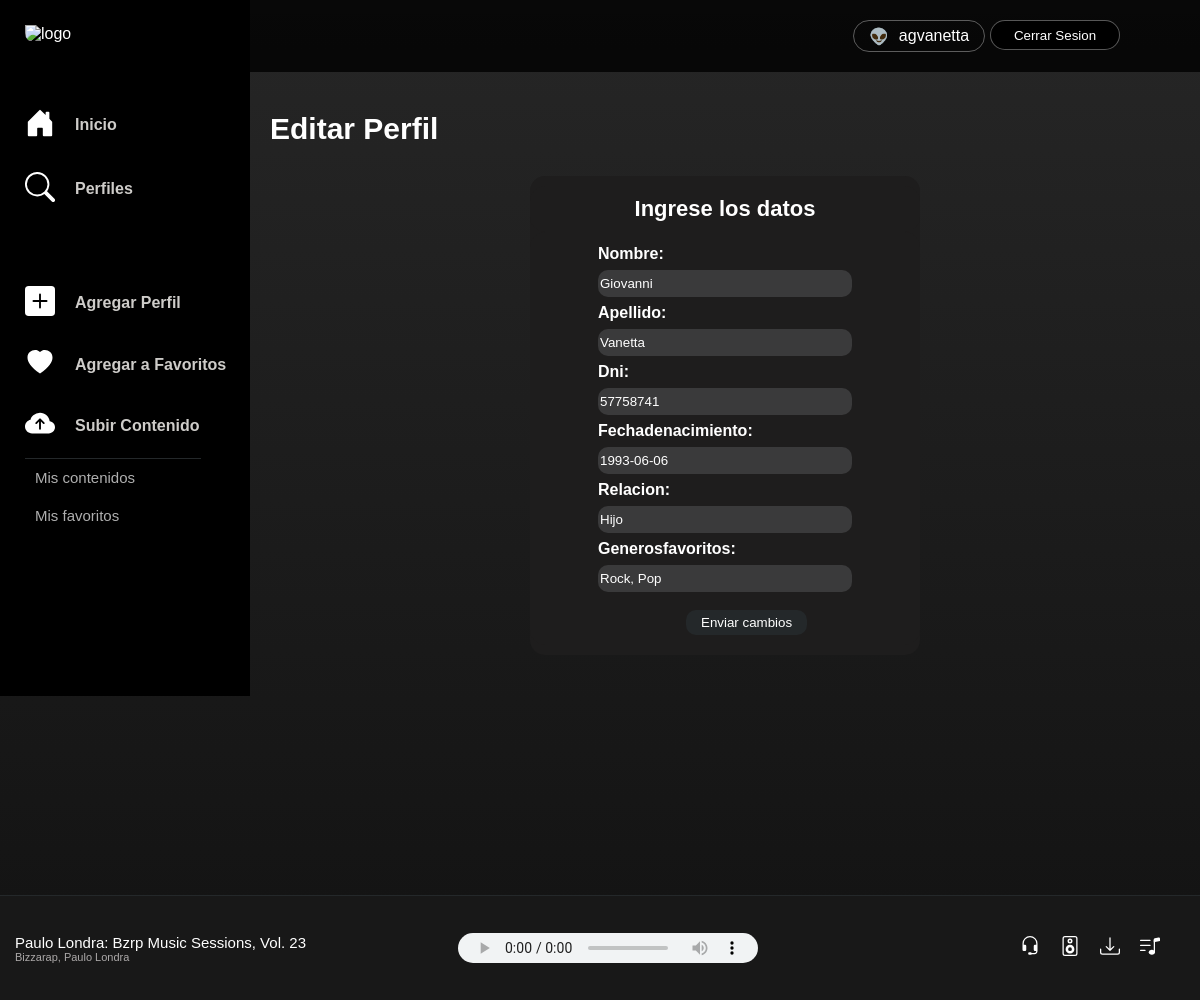
The app's page /AppSpotify/editarPerfil/57758741 (signed in), older data.
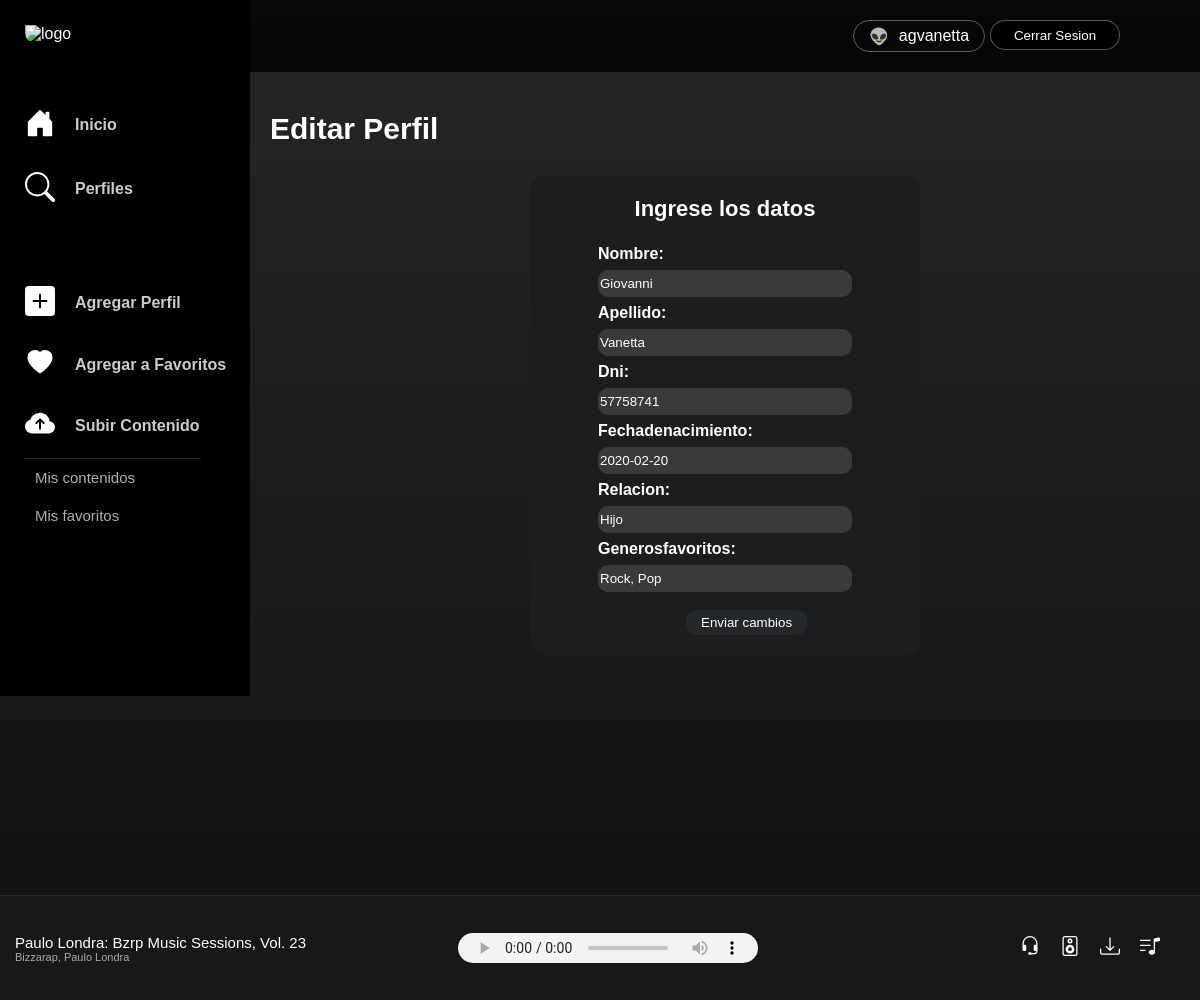
The same page, newer data.
### AppSpotify/models.py (models this page shows, shortened)
class Perfil(models.Model):
    nombre = models.CharField(max_length=40)
    apellido = models.CharField(max_length=40)
    dni= models.IntegerField()
    fechaDeNacimiento = models.DateField()
    relacion = models.CharField(max_length=40)
    generosFavoritos = models.CharField(max_length=100)

### AppSpotify/views.py (the view)
# urls.py: path('editarPerfil/<dni>', views.editarPerfil, name="EditarPerfil"),
@login_required
def editarPerfil(request, dni):
    dni = dni
    perfil= Perfil.objects.get(dni__iexact=dni)
    if request.method == "POST":
        miFormulario = PerfilFormulario(request.POST) # llega la data
        if miFormulario.is_valid():
            informacion = miFormulario.cleaned_data
            perfil.nombre=informacion['nombre']
            perfil.apellido=informacion["apellido"]
            perfil.dni=informacion["dni"]
            perfil.fechaDeNacimiento=informacion["fechaDeNacimiento"]
            perfil.relacion=informacion["relacion"]
            perfil.generosFavoritos=informacion["generosFavoritos"]
            perfil.save()
            return render(request, "AppSpotify/biblioteca.html")
    else:
        miFormulario=PerfilFormulario(initial={"nombre":perfil.nombre,"apellido":perfil.apellido,
        "dni":perfil.dni,"fechaDeNacimiento":perfil.fechaDeNacimiento,"relacion":perfil.relacion,
        "generosFavoritos":perfil.generosFavoritos})
    return render(request, "AppSpotify/editarPerfil.html", {"miFormulario":miFormulario, "perfil":perfil})

### AppSpotify/forms.py
class PerfilFormulario(forms.Form):
    nombre = forms.CharField()
    apellido = forms.CharField()
    dni= forms.IntegerField()
    fechaDeNacimiento = forms.DateField()
    relacion = forms.CharField()
    generosFavoritos = forms.CharField()

### AppSpotify/templates/AppSpotify/editarPerfil.html
{% extends "AppSpotify/padre.html" %}
{% load static %}
{% block contenidoDinamico %}
<div class="body__container">
    <div class="body__user">
        <div class="body__user__container">
            <span>👽</span><div>{{user}}</div>
        </div>
        <form action="" method="POST"> {% csrf_token %}
            <button  class="body__user__container" style="margin-left: 5px ; background-color: black; cursor: pointer;">
              <a style=" text-decoration: none; background-color: black; " href="/AppSpotify/logout"> Cerrar Sesion </a>
            </button>
        </form>
    </div>
    <div class="title">Editar Perfil </div>
    <div class="perfil__container">
        <div class="perfil__container__form">
            <div class="formulario__text">Ingrese los datos</div>
            <div class="form"  >
                <form action="" method="POST" id="form"> {%csrf_token%}
                    <table>
                        {{miFormulario.as_table}}
                    </table>
                    <input style="margin-top: 10px;" class="button__enviar" type="submit" value="Enviar cambios">
                </form>
            </div>
        </div>
    </div>
</div>
{% endblock %}

Row changes from the older to the newer data that the page shows:
changed Perfil "Giovanni": fechaDeNacimiento "1993-06-06" → "2020-02-20"
